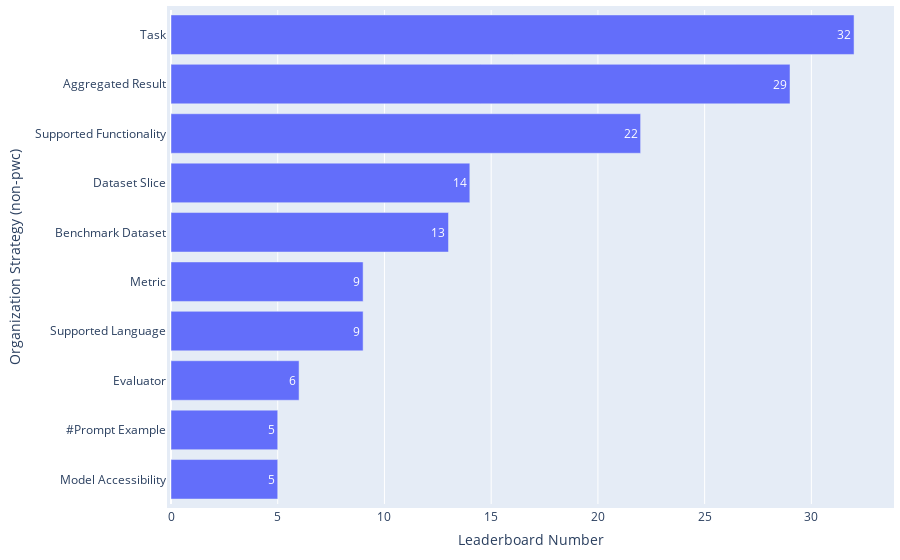

The cell this chart's notebook holds for it:
### Code cell
df = pd.read_csv(path_paper / 'leaderboard_processed.csv')
df = df[df['#Organization strategy'] > 0]

df['Organization strategies'] = df['Organization strategies'].apply(ast.literal_eval)
df_split = df.explode('Organization strategies').groupby('Organization strategies').size().reset_index(name='Frequency')
df_split['Weight'] = 1

statistics = {
    'Distribution': 'Leaderboards across Organization Strategies',
    'Interquartile Range': df_split['Frequency'].quantile(0.75) - df_split['Frequency'].quantile(0.25),
    'Mean': np.mean(df_split['Frequency']),
    'Median': np.median(df_split['Frequency']),
    'Standard Deviation': np.std(df_split['Frequency']),
    'Gini Coefficient': ineqpy.inequality.gini(data=df_split, income='Frequency', weights='Weight'),
}
df_statistics = pd.read_csv(path_paper / 'leaderboard_statistics.csv')
df_statistics = pd.concat([df_statistics, pd.DataFrame([statistics])], ignore_index=True)
df_statistics.drop_duplicates(subset=['Distribution'], keep='last', inplace=True)
df_statistics.sort_values(by='Distribution', inplace=True)
df_statistics.to_csv(path_paper / 'leaderboard_statistics.csv', index=False)

df_top = df_split.sort_values(by='Frequency', ascending=False).head(10)
print(f"{df_top['Organization strategies'].iloc[0]} is the most adopted organization strategies, covering {round(df_top['Frequency'].iloc[0]/len(df)*100,2)}% ({df_top['Frequency'].iloc[0]} out of {len(df)}) leaderboards.")

fig = go.Figure(go.Bar(
        x=df_top['Frequency'],  # Values for the bar lengths
        y=df_top['Organization strategies'],  # Categories for each bar
        orientation='h',  # Sets the bars to be horizontal
        text=df_top['Frequency'],  # Adds the values as text on each bar
        textposition='auto'  # Automatically positions the text on the bars
))
fig.update_layout(
        xaxis_title='Leaderboard Number',
        yaxis_title='Organization Strategy',
        yaxis_autorange='reversed'  # This line makes the bars go top-down
)
# Update the layout for a tighter look
fig.update_layout(
    autosize=True,
    margin=dict(
        l=10,  # Left margin
        r=10,  # Right margin
        b=10,  # Bottom margin
        t=10,  # Top margin
        pad=4  # Padding between the plot and the margin
    )
)
fig.show()

### Figure 1 — Plotly figure (JSON) as saved in the notebook; plotly's stock layout.template omitted (floating-point values rounded to 4 significant figures)
{"data": [{"orientation": "h", "text": [32, 29, 22, 14, 13, 9, 9, 6, 5, 5], "textposition": "auto", "type": "bar", "x": [32, 29, 22, 14, 13, 9, 9, 6, 5, 5], "y": ["Task", "Aggregated Result", "Supported Functionality", "Dataset Slice", "Benchmark Dataset", "Metric", "Supported Language", "Evaluator", "#Prompt Example", "Model Accessibility"]}], "layout": {"autosize": true, "margin": {"b": 10, "l": 10, "pad": 4, "r": 10, "t": 10}, "xaxis": {"title": {"text": "Leaderboard Number"}}, "yaxis": {"autorange": "reversed", "title": {"text": "Organization Strategy (non-pwc)"}}}}
